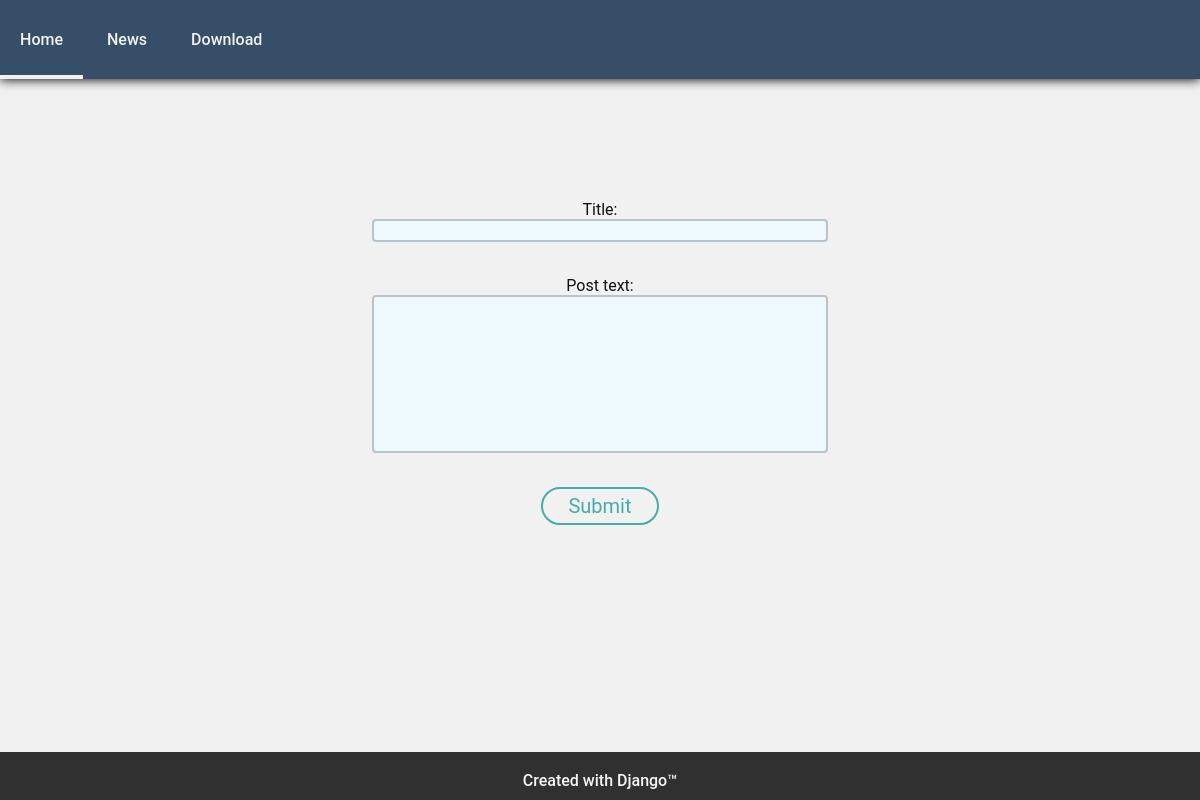
The app's page /, older data.
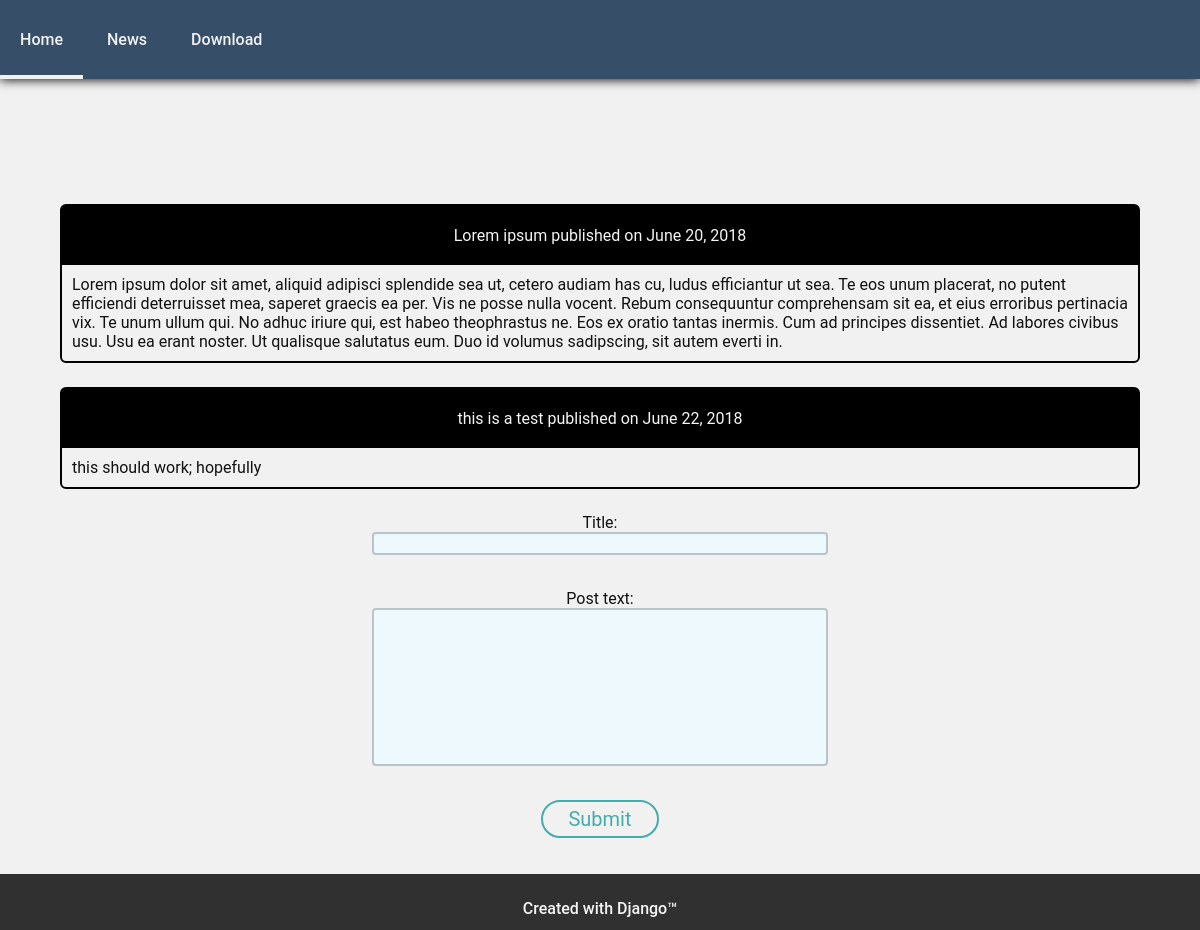
The same page, newer data.
### blog/models.py (models this page shows, shortened)
class Post(models.Model):
    title = models.CharField(max_length=140)
    post_text = models.TextField()
    published_date = models.DateTimeField('date published')
    class Meta:
        verbose_name_plural = "Blog Posts"

### blog/views.py (the view)
# urls.py: path('', views.index, name='index'),
def index(request):
    blog_post_list = Post.objects.all()[:5]
    form_post = make_post_form()
    context = {
        "blog_post_list": blog_post_list, "form_post": form_post
    }
    return render(request, 'blog/main.html', context)

### blog/forms.py
class make_post_form(forms.Form):
    title = forms.CharField(widget=forms.Textarea(attrs={'cols':'70',
'rows':'1'}))
    post_text = forms.CharField(widget=forms.Textarea)

### blog/templates/blog/main.html (shortened to what this page needs)
{% load static %}
<head>
    <link href="{% static 'blog/style.css'%}" rel="stylesheet">
</head>
<div class="container">
    <div class="navbar">
        <a href="#home">
            <span>
                Home
            </span>
        </a>
        <a href="#news">
            <span>
                News
            </span>
        </a>
        <a href="#download">
            <span>
                Download
            </span>
        </a>
    </div>
    <br>
    <br>
    <br>
    <br>
    <br>
    <br>
    <br>
    <br>
    <br>
    <br>
    {% block content %}
        {% for post in blog_post_list %}
            <div class="post">
                <div class="postHead">
                    <p2>
                        {{ post.title }} published on {{ post.published_date.date }}
                    </p2>
                </div>
                <p>
                    {{ post.post_text }}
                </p>
            </div>
        {% endfor %}
    {% endblock %}
    <form action="{% url 'make_post' %}" method="post">
        {{ form_post.as_p }}
        <input type="submit" class="button"/>
    </form>
    <br>
    <br>
    <br>
    <br>
    <div class="transparentBar"></div>
    <div class="bottomBar">
        <a href="/admin" class='whiteFont'> Created with Django&#8482; </a>
    </div>
</div>

Row changes from the older to the newer data that the page shows:
added Post: title "Lorem ipsum", published_date "June 20, 2018", post_text "Lorem ipsum dolor sit amet, aliquid adipisci splendide sea ut, cetero audiam has cu, ludus efficiantur ut sea. Te eos unum placerat, no putent efficiendi deterruisset mea, saperet graecis ea per. Vis ne posse nulla vocent. Rebum consequuntur comprehensam sit ea, et eius erroribus pertinacia vix. Te unum ullum qui. No adhuc iriure qui, est habeo theophrastus ne. Eos ex oratio tantas inermis. Cum ad principes dissentiet. Ad labores civibus usu. Usu ea erant noster. Ut qualisque salutatus eum. Duo id volumus sadipscing, sit autem everti in."
added Post: title "this is a test", published_date "June 22, 2018", post_text "this should work; hopefully"
